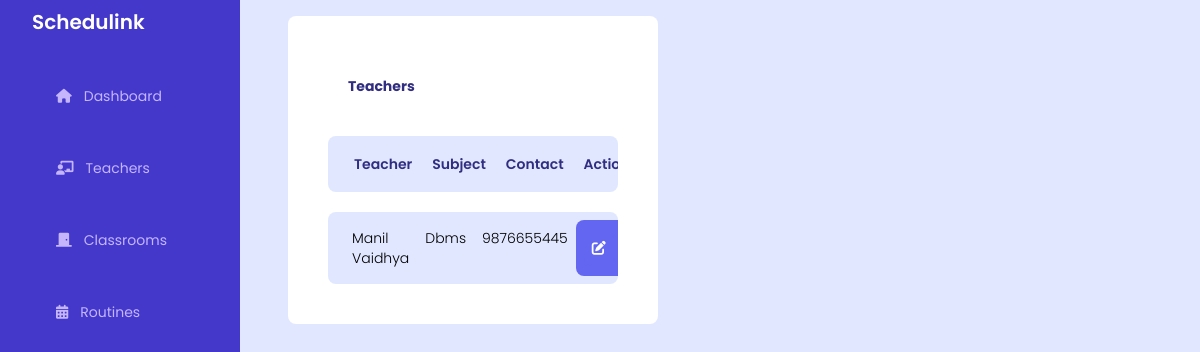
/admin_teachers/, run on the app's committed database.
### home/models.py (models this page shows, shortened)
class Teacher(models.Model):
    Name = models.CharField(max_length=300)
    Sub = models.CharField(max_length=300)
    Contact = models.BigIntegerField()

### home/views.py (the view)
# urls.py: path('admin_teachers/', AdminTeacherView.as_view(), name='admint'),
class AdminTeacherView(Base):
    def get(self, request):
        self.views['teachers'] = Teacher.objects.all()
        return render(request, "admin_teachers.html", self.views)

### templates/admin_teachers.html (shortened to what this page needs)
<!DOCTYPE html>
<html lang="en">
<head>
    <script src="https://cdn.tailwindcss.com"></script>
    <link rel="stylesheet" href="../static/css/styles.css" />
    <link rel="stylesheet" href="https://cdnjs.cloudflare.com/ajax/libs/font-awesome/6.0.0-beta3/css/all.min.css" />
</head>
<body class="font-['Poppins'] bg-indigo-100">
    <div id="box" class="flex">
        <nav class="flex-1/3 w-60 h-[100vh] p-2 sticky top-0 bg-indigo-700">
            <span class="mx-auto px-6 py-4 text-white text-xl font-semibold text-center">Schedulink</span>
            <ul class="w-30 h-16 px-6 py-4 text-violet-300 justify-start items-center gap-6 ">
                <li
                    class="list-none mx-auto mt-4 px-6 py-4 hover:text-violet-100 hover:bg-indigo-600 hover:rounded-full">
                    <a class="text-sm" href="{% url 'adminl' %}"><i class="fa-solid fa-house text-sm"></i><span
                            class="px-3 py-4">Dashboard</span></a>
                </li>
                <li
                    class="list-none mx-auto mt-4 px-6 py-4 hover:text-violet-100 hover:bg-indigo-600 hover:rounded-full">
                    <a class="text-sm" href="{% url 'admint' %}"><i
                            class="fa-solid fa-chalkboard-user text-sm"></i><span class="px-3 py-4">Teachers</span></a>
                </li>
                <li
                    class="list-none mx-auto mt-4 px-6 py-4 hover:text-violet-100 hover:bg-indigo-600 hover:rounded-full">
                    <a class="text-sm" href="{% url 'adminrm' %}"><i class="fa-solid fa-door-closed text-sm"></i><span
                            class="px-3 py-4">Classrooms</span></a>
                </li>
                <li
                    class="list-none mx-auto mt-4 px-6 py-4 hover:text-violet-100 hover:bg-indigo-600 hover:rounded-full">
                    <a class="text-sm" href="{% url 'adminr' %}"><i
                            class="fa-solid fa-calendar-days text-sm"></i><span class="px-3 py-4">Routines</span></a>
                </li>
                <a href="./landing.html">
        </nav>
        <section id="teacher" class="flex-col w-2/3 ">
            <div id="teacher_list_box" class="w-full bg-white rounded-lg m-4 mx-12 p-5">
                <h2 class="m-10 font-bold text-indigo-900 text-sm">Teachers</h2>
                <div id="teacher_list">
                    <div class="m-5 flex overflow-x-auto rounded-lg bg-indigo-100 text-indigo-900">
                        <div div id="titlesabcs" class="space-between flex w-full justify-between text-sm px-4 py-2">
                            <span class="p-2.5  font-semibold">Teacher</span>
                            <span class="p-2.5 font-semibold">Subject</span>
                            <span class="p-2.5 font-semibold">Contact</span>
                            <span class="p-2.5  font-semibold">Actions</span>
                        </div>
                    </div>
                    <div class="teachersentries">
                        <div class="m-5 flex overflow-x-auto rounded-lg bg-indigo-100 text-black">
                            {% for teacher in teachers %}
                            <div id="titlesabcs" class="space-between flex text-sm w-full justify-between px-4 py-2">
                                <span class="p-2 font-light">{{teacher.Name}}</span>
                                <span class="p-2 font-light">{{teacher.Sub}}</span>
                                <span class="p-2 font-light">{{teacher.Contact}}</span>
                                <div
                                    class="flex items-center bg-indigo-500 text-white py-2 px-2 rounded-lg focus:outline-none">
                                    <button id="editButton"
                                        class="bg-indigo-500 text-white py-2 px-2 rounded-lg focus:outline-none hover:bg-indigo-600hover:bg-indigo-600 hover:text-green-400">
                                        <i class="fas fa-edit"></i>
                                    </button>
                                    <button id="deleteButton"
                                        class="bg-indigo-500 text-white py-2 px-2 rounded-lg focus:outline-none hover:bg-indigo-600hover:bg-indigo-600 hover:text-red-400">
                                    </button>
                                </div>
                            </div>
                            {% endfor %}
                        </div>
                    </div>
                </div>
            </div>
        </section>
</body>
</html>

### static/css/styles.css (style rules this page uses)
html, :host { line-height: 1.5; -webkit-text-size-adjust: 100%; -moz-tab-size: 4; -o-tab-size: 4; tab-size: 4; font-family: ui-sans-serif, system-ui, sans-serif, "Apple Color Emoji", "Segoe UI Emoji", "Segoe UI Symbol", "Noto Color Emoji"; font-feature-settings: normal; font-variation-settings: normal; -webkit-tap-highlight-color: transparent; }
body { margin: 0; line-height: inherit; }
h1, h2, h3, h4, h5, h6 { font-size: inherit; font-weight: inherit; }
a { color: inherit; text-decoration: inherit; }
button, input, optgroup, select, textarea { font-family: inherit; font-feature-settings: inherit; font-variation-settings: inherit; font-size: 100%; font-weight: inherit; line-height: inherit; color: inherit; margin: 0; padding: 0; }
button, select { text-transform: none; }
button, [type='button'], [type='reset'], [type='submit'] { -webkit-appearance: button; background-color: transparent; background-image: none; }
blockquote, dl, dd, h1, h2, h3, h4, h5, h6, hr, figure, p, pre { margin: 0; }
ol, ul, menu { list-style: none; margin: 0; padding: 0; }
button, [role="button"] { cursor: pointer; }

### data on the page
Teacher: Name "Manil Vaidhya", Sub "Dbms", Contact "9876655445"
